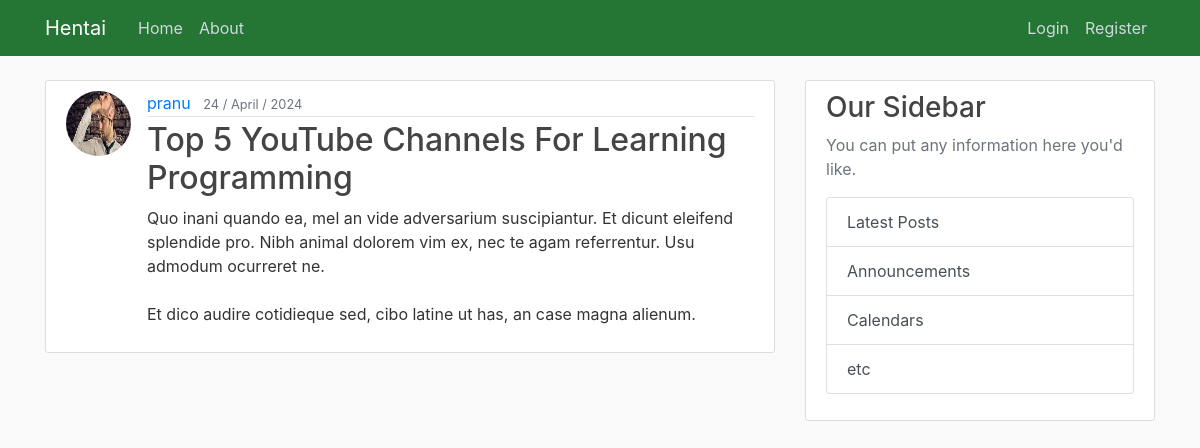
/post/47, run on the app's committed database.
### blog/models.py (models this page shows, shortened)
class Post(models.Model):
    title = models.CharField(max_length=100)
    contents = models.TextField()
    date_posted = models.DateTimeField(default = timezone.now)
    author = models.ForeignKey(User, on_delete = models.CASCADE)

### user_authentication/models.py (models this page shows, shortened)
class Profile(models.Model):
    user = models.OneToOneField(User,on_delete=models.CASCADE) # Means that if user is deleted delete the profile but not vice versa i.e. when the profile is deleted not delete the user
    image = models.ImageField(default="default.jpg",upload_to="profile_pics")
    bio = models.CharField(max_length=250,default="A veteran of this application")

### blog/views.py (the view)
def post_detail(request,pk):
    context = {
        'post':Post.objects.filter(pk=pk).first(),
        'title':f'Detail of {pk}\' post',
    }
    return render(request,'blog/post_detail.html',context)

### blog/templates/blog/post_detail.html (shortened to what this page needs)
{% extends "blog/base.html" %}
{% block main %}
    <article class="media content-section">
        <img class="rounded-circle article-img" src="{{ post.author.profile.image.url }}">
        <div class="media-body">
          <div class="article-metadata d-flex justify-content-between align-items-center">
          <div>
            <a class="mr-2" href="{% url 'profile-view' post.author.username %}">{{ post.author }}</a>
            <small class="text-muted">{{ post.date_posted | date:"d / F / Y" }}</small>
          </div>
          </div>
          <h2 class="article-title">{{ post.title }}</h2>
          <p class="article-content">{{post.contents}}</p>
        </div>
      </article>
{% endblock main %}

### blog/static/blog/main.css (style rules this page uses)
body { background: #fafafa; color: #333333; margin-top: 5rem; }
h1, h2, h3, h4, h5, h6 { color: #444444; }
.content-section { background: #ffffff; padding: 10px 20px; border: 1px solid #dddddd; border-radius: 3px; margin-bottom: 20px; }
.article-title { color: #444444; }
.article-content { white-space: pre-line; }
.article-img { height: 65px; width: 65px; margin-right: 16px; }
.article-metadata { padding-bottom: 1px; margin-bottom: 4px; border-bottom: 1px solid #e3e3e3; }

### data on the page
Post: author.profile.image (picture), author "pranu", date_posted "24 / April / 2024", title "Top 5 YouTube Channels For Learning Programming", contents "Quo inani quando ea, mel an vide adversarium suscipiantur. Et dicunt eleifend splendide pro. Nibh animal dolorem vim ex, nec te agam referrentur. Usu admodum ocurreret ne. Et dico audire cotidieque sed, cibo latine ut has, an case magna alienum."
